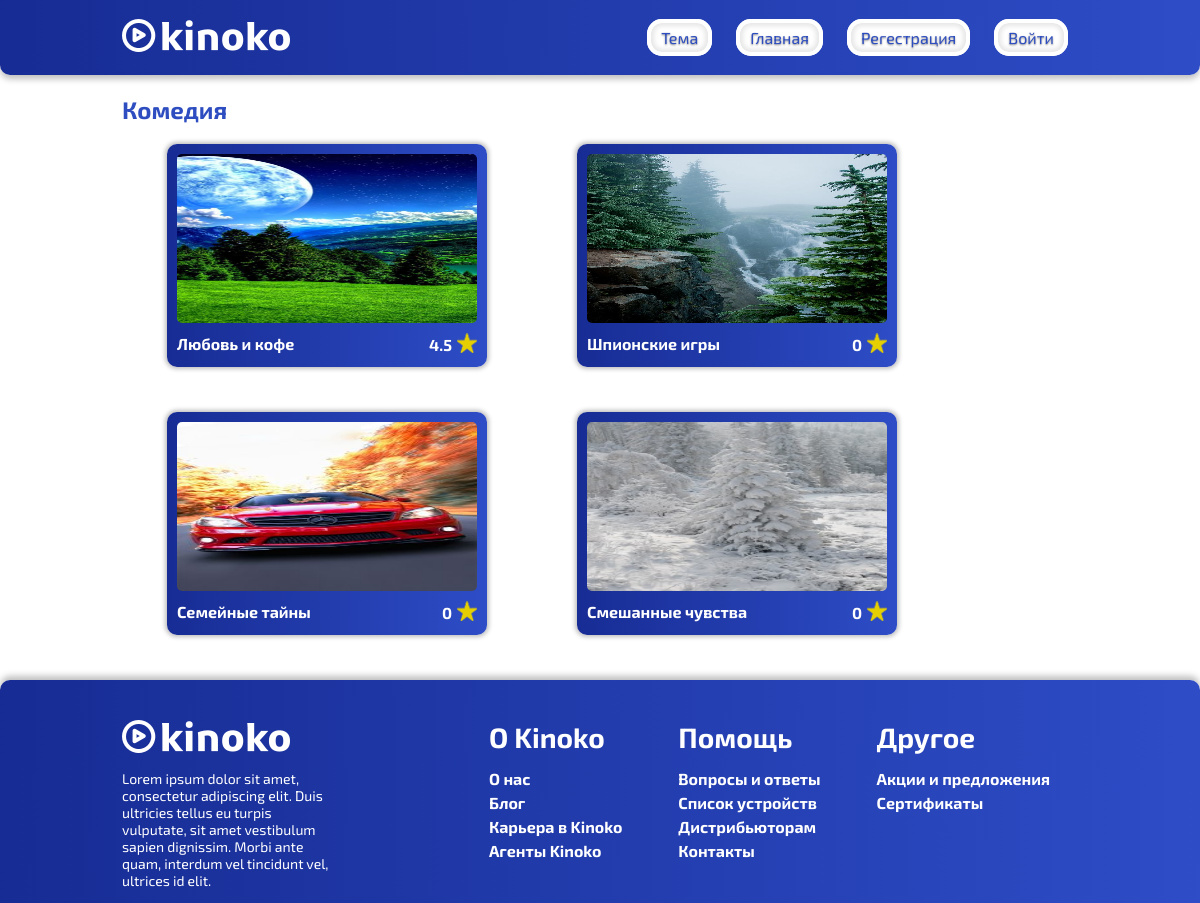
The app's page /pages/more_chanr.php?genre=Комедия with its own data.
### tables this page shows
CREATE TABLE `films` (
  `id` int NOT NULL,
  `name` text NOT NULL,
  `rating` float NOT NULL,
  `genre` text NOT NULL
);

### pages/more_chanr.php (the view, shortened to what this page needs)
<?php
include "init.php";
?>
<!DOCTYPE html>
<html>
<head>
    <link rel="stylesheet" type="text/css" href="/assets/css/MoreStyle.css">
</head>
<body>
<?php
include 'header.php';
?>
<main>
    <div class="container">
        <?php
            echo "<h2>{$_GET['genre']}</h2>";
        ?>
        <div class="items_wrapper">
            <?php
            $query = "SELECT * FROM films WHERE genre='{$_GET['genre']}'";
            $result = mysqli_query($link, $query) or die(mysqli_error($link));
            for ($data=[]; $row = mysqli_fetch_assoc($result); $data[] = $row);
            foreach ($data as $film) {
                $rating = round($film['rating'], 1);
                echo "
                                    <div class=\"item\">
                                    <img class='poster' src='/films/{$film['name']}/poster.png' width='300' height='169' alt=''>
                                    <div class='film_info'>
                                        <p>{$film['name']}</p>
                                        <div class='rating_film'>
                                            <p>$rating</p>
                                            <div class=\"star_film\"><img src=\"../assets/img/StarYellow.png\"></div>
                                        </div>
                                    </div>
                                    <a href=\"/pages/film.php?name={$film['name']}\"></a>
                                </div>";
            }
            ?>
        </div>
    </div>
</main>
<?php
include 'footer.php';
?>
</body>
</html>

### pages/header.php
<?php
$url = $_SERVER['REQUEST_URI'];
?>
<header class="light <?php if($_SESSION['theme']=="dark") {echo 'dark';}?>">
    <div class="container">
        <div class="header_wrapper">
            <div class="logo">
                <a href="/"><img src="Logo2.png"></a>
            </div>
            <div class="menu">
                <?php
                    echo "<a href=\"/pages/theme_toggle.php?url=$url\">Тема</a>"
                ?>
                <a href="/">Главная</a>
                <?php
                if (isset($_SESSION['auth'])) {
                    ?>
                    <a href="/pages/profile.php">Личный кабинет</a>
                    <a href="/pages/logout.php">Выйти</a>
                    <?php
                    if ($_SESSION['permissions'] == 'admin') {
                        ?>
                        <a href="/admin/index.php">Админ Панель</a>
                        <?php
                    }
                } else {
                    ?>
                    <a href="/pages/register.php">Регестрация</a>
                    <a href="/pages/login.php">Войти</a>
                    <?php
                }
                ?>
            </div>
        </div>
    </div>
</header>

### pages/footer.php
<footer class="light <?php if($_SESSION['theme']=="dark") {echo 'dark';}?>">
    <div class="container">
        <div class="blocks">
            <div class="block_info">
                <div class="logo">
                    <img src="  Logo2.png">
                </div>
                <div class="desc">
                    <p>Lorem ipsum dolor sit amet, consectetur adipiscing elit. Duis ultricies  tellus eu turpis vulputate, sit amet vestibulum sapien dignissim. Morbi  ante quam, interdum vel tincidunt vel, ultrices id elit.</p>
                </div>
            </div>
            <div class="block_links">
                <div class="links">
                    <h2>О Kinoko</h2>
                    <a href="#">О нас</a>
                    <a href="#">Блог</a>
                    <a href="#">Карьера в Kinoko</a>
                    <a href="#">Агенты Kinoko</a>
                </div>
                <div class="links">
                    <h2>Помощь</h2>
                    <a href="#">Вопросы и ответы</a>
                    <a href="#">Список устройств</a>
                    <a href="#">Дистрибьюторам</a>
                    <a href="#">Контакты</a>
                </div>
                <div class="links">
                    <h2>Другое</h2>
                    <a href="#">Акции и предложения</a>
                    <a href="#">Сертификаты</a>
                </div>
            </div>
        </div>
    </div>
</footer>

### assets/css/MoreStyle.css (style rules this page uses)
html, body { margin: 0px; padding: 0px; height: 100vh; }
body { display: flex; flex-direction: column; }
main { flex-grow: 3; }
header { border-radius: 0px 0px 10px 10px; height: 75px; background: linear-gradient(91.04deg, #13268B -16.91%, #3B60E4 159.03%); box-shadow: 0px 4px 6px rgba(0, 0, 0, 0.25); }
.container { margin: 0 122px; }
.header_wrapper { display: flex; justify-content: space-between; align-items: center; height: 75px; }
.menu a { padding: 5px 10px; margin: 0 10px; background: #FFFFFF; border: 4px solid #FFFFFF; box-shadow: inset 0px 0px 5px 3px rgba(0, 0, 0, 0.1); border-radius: 15px; font-family: 'Exo 2'; color: #2D4DC0; text-shadow: 0px 1px 2px rgba(0, 0, 0, 0.5); text-decoration: none; }
.container h2 { font-family: 'Exo 2'; font-weight: 700; color: #2D4DC0; }
.items_wrapper { width:100%; display: flex; justify-content: flex-start; align-items: center; flex-wrap: wrap; }
.item { max-height: 427px; background: linear-gradient(91.04deg, #13268B -16.91%, #3B60E4 159.03%); box-shadow: 0px 0px 4px 2px rgba(0, 0, 0, 0.25); border-radius: 10px; padding: 10px; position: relative; display: flex; flex-direction: column; margin: 0 45px 45px 45px; transition: 0.2s ease; z-index: 0; }
.film_info { display: flex; justify-content: space-between; }
.rating_film { display: flex; justify-content: space-between; align-items: center; margin: 10px 0 0 0; }
.star_film img { width: 20px; height: 20px; }
.item p { font-family: 'Exo 2'; font-weight: 700; color: white; margin: 11px 0 0 0; }
.rating_film p { margin: 0 5px 0 0; }
.poster { border-radius: 5px; }
.item a, .item_chanr a { position: absolute; display: block; top: 0; left: 0; width: 100%; height: 100%; z-index: 1; }
footer { background: linear-gradient(91.04deg, #13268B -16.91%, #3B60E4 159.03%); box-shadow: 0px -4px 6px rgba(0, 0, 0, 0.25); border-radius: 10px 10px 0 0; max-height: 240px; padding-top: 40px; }
.blocks, .block_links { display: flex; justify-content: space-between; color: white; font-family: 'Exo 2'; font-weight: 700; }
.links { display: flex; flex-direction: column; margin: 0 28px; }
.links a { text-decoration: none; color: white; margin-top: 5px; }
.links h2 { margin: 0 0 10px 0; font-size: 28px; color: white; }
.block_info { font-family: 'Exo 2'; width: 210px; font-size: 14px; }
.desc { font-weight: 400; }

### records on screen
films: name (picture), name "Любовь и кофе", rating "4.5"
films: name (picture), name "Шпионские игры", rating "0"
films: name (picture), name "Семейные тайны", rating "0"
films: name (picture), name "Смешанные чувства", rating "0"

### other values on screen
$_GET['genre'] "Комедия"
